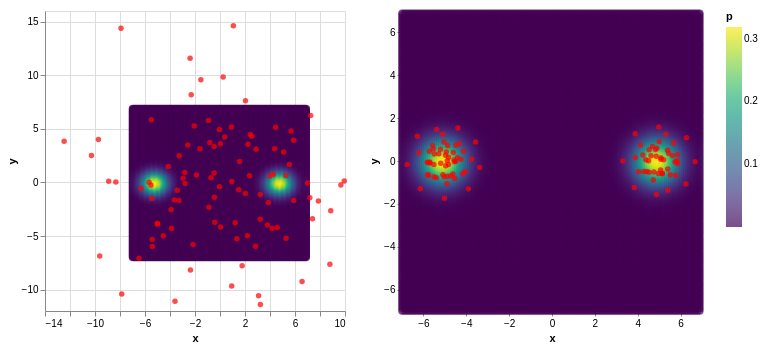

Notebook code for this chart:
### Code cell
mog2_chart = get_density_chart(mog2, d=7.0, step=0.1)

(mog2_chart + get_particles_chart(X_init.cpu().numpy())) | (mog2_chart + get_particles_chart(X.cpu().numpy()))

### Figure 1 — Vega-Lite specification as saved in the notebook (floating-point values rounded to 4 significant figures; data arrays with more than 128 entries replaced by an {"elided": "..."} marker saying what was removed)
{"config": {"view": {"continuousWidth": 300, "continuousHeight": 300}}, "hconcat": [{"layer": [{"data": {"name": "data-6ea2e5279ac4d642900104e5c8567bfa"}, "mark": {"type": "point"}, "encoding": {"color": {"field": "p", "scale": {"scheme": "viridis"}, "type": "quantitative"}, "tooltip": [{"field": "x", "type": "quantitative"}, {"field": "y", "type": "quantitative"}, {"field": "p", "type": "quantitative"}], "x": {"field": "x", "type": "quantitative"}, "y": {"field": "y", "type": "quantitative"}}}, {"data": {"name": "data-6ec3271683f94be759d61e0d5e5a761b"}, "mark": {"type": "circle", "color": "red"}, "encoding": {"x": {"field": "x", "type": "quantitative"}, "y": {"field": "y", "type": "quantitative"}}}]}, {"layer": [{"data": {"name": "data-6ea2e5279ac4d642900104e5c8567bfa"}, "mark": {"type": "point"}, "encoding": {"color": {"field": "p", "scale": {"scheme": "viridis"}, "type": "quantitative"}, "tooltip": [{"field": "x", "type": "quantitative"}, {"field": "y", "type": "quantitative"}, {"field": "p", "type": "quantitative"}], "x": {"field": "x", "type": "quantitative"}, "y": {"field": "y", "type": "quantitative"}}}, {"data": {"name": "data-6c11648f30fcdb34384db7f8741e4e69"}, "mark": {"type": "circle", "color": "red"}, "encoding": {"x": {"field": "x", "type": "quantitative"}, "y": {"field": "y", "type": "quantitative"}}}]}], "$schema": "https://vega.github.io/schema/vega-lite/v5.20.1.json", "datasets": {"data-6ea2e5279ac4d642900104e5c8567bfa": {"elided": "19600 records"}, "data-6ec3271683f94be759d61e0d5e5a761b": [{"x": -9.623, "y": -6.858}, {"x": 3.22, "y": -3.433}, {"x": 2.54, "y": 4.315}, {"x": 5.683, "y": 4.803}, {"x": -3.289, "y": -1.696}, {"x": -2.155, "y": -5.799}, {"x": 6.566, "y": -9.237}, {"x": 5.093, "y": 2.846}, {"x": -5.678, "y": 0.008729}, {"x": -0.4724, "y": 0.8757}, {"x": -6.31, "y": -0.5485}, {"x": -2.796, "y": -0.1064}, {"x": -3.884, "y": -4.292}, {"x": -8.906, "y": 0.1062}, {"x": 1.772, "y": -7.786}, {"x": -3.917, "y": -2.529}, {"x": -3.6, "y": -11.08}, {"x": 2.428, "y": 4.476}, {"x": 8.791, "y": -7.642}, {"x": -5.487, "y": 5.841}, {"x": -4.136, "y": 1.479}, {"x": 5.547, "y": 1.68}, {"x": 9.94, "y": 0.1267}, {"x": -0.4744, "y": 3.344}, {"x": 4.172, "y": -4.284}, {"x": 9.669, "y": -0.2368}, {"x": 2.843, "y": -5.952}, {"x": 0.03076, "y": 3.602}, {"x": 5.284, "y": -5.22}, {"x": 4.448, "y": 5.152}, {"x": 3.23, "y": -11.4}, {"x": 1.351, "y": -5.266}, {"x": -1.531, "y": 9.591}, {"x": -9.728, "y": 4.002}, {"x": -8.333, "y": 0.04692}, {"x": 0.9357, "y": -9.665}, {"x": -2.813, "y": 0.922}, {"x": 7.001, "y": -0.04832}, {"x": 2.889, "y": 3.088}, {"x": -0.7221, "y": 0.4328}, {"x": 3.086, "y": -10.58}, {"x": -0.8128, "y": 3.722}, {"x": -1.884, "y": 0.6861}, {"x": -0.8868, "y": -2.313}, {"x": 0.3819, "y": 4.233}, {"x": 1.494, "y": -0.6888}, {"x": -0.04995, "y": 4.948}, {"x": 7.871, "y": -1.73}, {"x": -7.919, "y": 14.4}, {"x": -3.663, "y": -1.636}, {"x": -0.04865, "y": -0.3923}, {"x": 7.253, "y": 6.249}, {"x": -5.414, "y": -5.978}, {"x": 0.9148, "y": 5.166}, {"x": -10.28, "y": 2.522}, {"x": 5.888, "y": 3.935}, {"x": 2.235, "y": 3.557}, {"x": -0.4476, "y": -1.386}, {"x": -3.265, "y": 2.497}, {"x": -2.063, "y": 5.278}, {"x": -5.453, "y": -1.506}, {"x": 2.035, "y": 7.63}, {"x": 1.068, "y": 14.63}, {"x": 7.4, "y": -3.389}, {"x": -4.998, "y": -3.911}, {"x": -2.391, "y": 11.58}, {"x": -6.483, "y": -7.08}, {"x": 2.023, "y": -1.035}, {"x": -2.954, "y": 0.3996}, {"x": -5.425, "y": -5.324}, {"x": -2.58, "y": 3.498}, {"x": 5.898, "y": -1.694}, {"x": 4.266, "y": 0.7546}, {"x": -0.4183, "y": -3.718}, {"x": 8.861, "y": -2.641}, {"x": 0.9446, "y": 0.07607}, {"x": -12.47, "y": 3.837}, {"x": -1.605, "y": 3.142}, {"x": -0.9194, "y": 5.791}, {"x": -4.536, "y": -4.977}, {"x": 3.997, "y": 0.6071}, {"x": 3.791, "y": -3.963}, {"x": -5.527, "y": -0.2414}, {"x": 4.579, "y": -4.203}, {"x": 0.05665, "y": -4.169}, {"x": 4.378, "y": 3.147}, {"x": 3.872, "y": -1.902}, {"x": -7.858, "y": -10.42}, {"x": -5.012, "y": -3.798}, {"x": 1.574, "y": 1.963}, {"x": 3.225, "y": -1.126}, {"x": 5.274, "y": 0.6407}, {"x": 1.213, "y": -3.758}, {"x": -2.303, "y": 8.176}, {"x": -2.363, "y": -8.169}, {"x": 7.185, "y": -1.43}, {"x": -3.422, "y": -0.7285}, {"x": 0.251, "y": 9.843}, {"x": 2.19, "y": -4.967}, {"x": 2.372, "y": 0.616}], "data-6c11648f30fcdb34384db7f8741e4e69": [{"x": -5.51, "y": -0.7391}, {"x": 5.617, "y": 0.2509}, {"x": 4.691, "y": 0.6791}, {"x": 4.896, "y": 0.6014}, {"x": -5.779, "y": -0.0754}, {"x": -5.398, "y": -0.779}, {"x": 6.249, "y": -1.077}, {"x": 4.505, "y": 0.008056}, {"x": -4.882, "y": -0.7143}, {"x": -4.413, "y": 0.1465}, {"x": -4.166, "y": -0.6}, {"x": -5.758, "y": -0.6546}, {"x": -4.96, "y": -0.2182}, {"x": -5.022, "y": -0.7315}, {"x": 4.727, "y": -0.8911}, {"x": -5.281, "y": 0.3362}, {"x": -5.017, "y": -1.741}, {"x": 4.128, "y": 0.7417}, {"x": 5.776, "y": -0.6655}, {"x": -4.935, "y": 0.424}, {"x": -5.493, "y": 0.3305}, {"x": 4.534, "y": 0.5235}, {"x": 6.678, "y": -0.02927}, {"x": -4.554, "y": -0.04045}, {"x": 5.865, "y": -0.1152}, {"x": 6.282, "y": 1.086}, {"x": 5.522, "y": -0.6449}, {"x": -4.249, "y": 0.08405}, {"x": 5.401, "y": -0.3776}, {"x": 5.682, "y": 0.8449}, {"x": 4.877, "y": -1.562}, {"x": 4.427, "y": -0.4916}, {"x": -5.098, "y": 1.252}, {"x": -5.514, "y": -0.1641}, {"x": -4.871, "y": 0.7234}, {"x": 3.844, "y": -1.236}, {"x": -5.535, "y": 0.5592}, {"x": 4.286, "y": -0.4883}, {"x": 5.082, "y": 0.0788}, {"x": -4.621, "y": -0.6072}, {"x": 5.403, "y": -1.367}, {"x": -4.823, "y": 0.174}, {"x": -5.202, "y": 0.5527}, {"x": -4.965, "y": 0.2666}, {"x": -4.127, "y": 0.455}, {"x": 4.53, "y": -0.5237}, {"x": -4.491, "y": 0.7343}, {"x": 5.088, "y": 0.1488}, {"x": -4.391, "y": 1.545}, {"x": -5.702, "y": -0.09337}, {"x": -4.33, "y": 0.8037}, {"x": 5.007, "y": 0.9047}, {"x": -4.537, "y": -0.8138}, {"x": -3.566, "y": 0.8922}, {"x": -6.212, "y": 0.3841}, {"x": 3.891, "y": 0.1649}, {"x": 4.242, "y": 0.2799}, {"x": -4.607, "y": 0.396}, {"x": -5.824, "y": -0.05664}, {"x": -5.574, "y": 0.7225}, {"x": -4.83, "y": -0.1582}, {"x": 5.312, "y": 1.245}, {"x": 4.986, "y": 1.592}, {"x": 4.833, "y": 0.535}, {"x": -4.488, "y": -0.006326}, {"x": -5.383, "y": 1.473}, {"x": -4.908, "y": -1.059}, {"x": 4.756, "y": -0.5115}, {"x": -5.813, "y": -0.653}, {"x": -5.095, "y": -0.6393}, {"x": -5.702, "y": -0.05162}, {"x": 4.863, "y": 0.224}, {"x": 4.969, "y": -0.5805}, {"x": -4.884, "y": 0.01542}, {"x": 5.85, "y": 0.298}, {"x": -3.752, "y": 0.08627}, {"x": -6.759, "y": -0.1638}, {"x": -5.193, "y": -0.1087}, {"x": -5.038, "y": 0.8891}, {"x": -4.051, "y": -0.4981}, {"x": 5.154, "y": -0.5934}, {"x": 5.828, "y": 0.01214}, {"x": -4.728, "y": -0.6973}, {"x": 5.74, "y": -0.04696}, {"x": 3.306, "y": -0.00517}, {"x": 5.208, "y": 0.05352}, {"x": 5.443, "y": 0.3636}, {"x": -6.146, "y": -1.298}, {"x": -4.574, "y": 0.05283}, {"x": -3.374, "y": -0.2977}, {"x": 5.39, "y": 0.5042}, {"x": 4.038, "y": -0.5057}, {"x": 4.372, "y": 0.05673}, {"x": -6.285, "y": 1.154}, {"x": -3.899, "y": -1.301}, {"x": 4.622, "y": 0.2419}, {"x": -5.728, "y": 0.4501}, {"x": 3.883, "y": 1.274}, {"x": 5.071, "y": -0.424}, {"x": 5.145, "y": -0.5726}]}}
